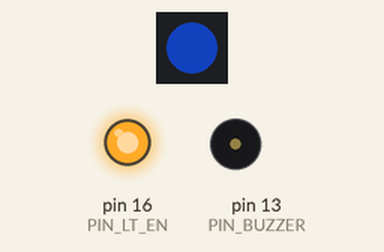
Recording of a sketch running on a simulated Arduino Uno, built for the host (arithmetic inside an expression is 32-bit, double 64-bit). Shown: 1 RGB LEDs in strip order, left to right, output pins drawn as LEDs (lit = HIGH), buzzer (waves = sounding, pin HIGH). Dim RGB values are drawn brighter than linear; random numbers use the default seed unless the sketch sets one.

Above: at 0.1 s.
At 20.6 s:
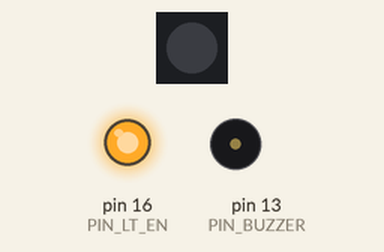
Timing chart, 0 to 40.0 s (numbered marks = the images above):
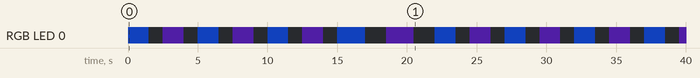

The sketch:

Snoozer_1.ino
```cpp
#include <Adafruit_NeoPixel.h>

#define PIN_BUTTON   0
#define PIN_BUZZER  13
#define PIN_LED     15
#define PIN_LT_EN   16  // light sensor enable

// create pixel object
Adafruit_NeoPixel pixel = Adafruit_NeoPixel(1, PIN_LED, NEO_GRB + NEO_KHZ800);


void setup() {
  pinMode(PIN_BUTTON, INPUT);
  pinMode(PIN_BUZZER, OUTPUT);
  pinMode(PIN_LED,    OUTPUT);
  pinMode(PIN_LT_EN,  OUTPUT);

  digitalWrite(PIN_BUZZER, 0);
  digitalWrite(PIN_LT_EN,  1);

  pixel.begin();
  pixel.setBrightness(100);
}

// return a weighted random breath length (in miliseconds)
int getBreathDur() {
  int dur;
  int i = random(5);
  if(i == 0) dur = 500;
  if(i == 4) dur = 2000;
  else dur = 1500;
  return dur;
}

// play note at given frequency (Hz)
// if frequency is 0, turn off buzzer
void play_note(int freq) {
  if(freq>0) {
    // send square wave at freq Hz with 50% duty cycle
    analogWrite(PIN_BUZZER, 512);
    analogWriteFreq(freq);
  } else {
    analogWrite(PIN_BUZZER, 0);
  }
}

void loop() {
  // put your main code here, to run repeatedly:

  int durIn = getBreathDur(); // duration of breath in
  int durOut = getBreathDur();

  //breathe in
  pixel.setPixelColor(0, 20, 70, 200);
  pixel.show();
  play_note(100);
  delay(durIn);
  // pause 1
  pixel.setPixelColor(0, 0, 0, 0);
  pixel.show();
  play_note(0);
  delay(durIn - 500);
  //breathe out
  pixel.setPixelColor(0, 50, 20, 100);
  pixel.show();
  play_note(50);
  delay(durIn);
  // pause 2
  pixel.setPixelColor(0, 0, 0, 0);
  pixel.show();
  play_note(0);
  delay(durIn - 500);


}
```

Measured:
- by itself, RGB LED 0: off → RGB(7, 27, 78) at 0.00 s, → off 1.5 s later, → RGB(19, 7, 39) 1.0 s later, → off 1.5 s later, … (31 changes in this stretch)
